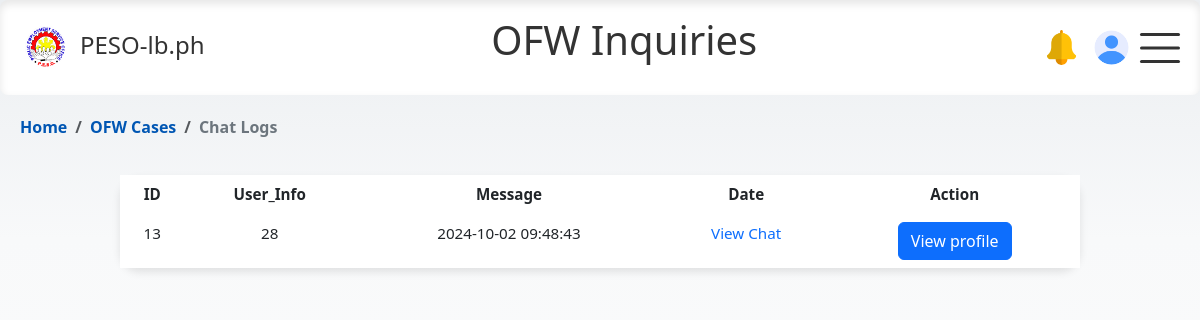
The app's page /html/adminpage/user_chat.php with its own data.
### tables this page shows
CREATE TABLE `messages` (
  `id` int(11) NOT NULL,
  `user_id` int(11) DEFAULT NULL,
  `message` text DEFAULT NULL,
  `created_at` timestamp NULL DEFAULT current_timestamp()
);

### html/adminpage/user_chat.php (the view, shortened to what this page needs)
<?php
include_once "../../php/conn_db.php";
$sql = "SELECT * FROM messages GROUP BY user_id";
$result = $conn->query($sql);
?>
<!DOCTYPE html>
<html lang="en">
<head>
    <link rel="stylesheet" href="https://cdn.jsdelivr.net/npm/bootstrap@5.3.0/dist/css/bootstrap.min.css">
    <link href="https://cdnjs.cloudflare.com/ajax/libs/bootstrap-icons/1.10.0/font/bootstrap-icons.min.css" rel="stylesheet">
    <link rel="stylesheet" href="../../css/modal-form.css">
    <link rel="stylesheet" href="../../css/admin_ofw.css">
    <link rel="stylesheet" href="../../css/nav_float.css">
</head>
<body>
<nav>
    <div class="logo">
        <img src="../../img/logo_peso.png" alt="Logo">
        <a href="#"> PESO-lb.ph</a>
    </div>
    <header>
      <h1 class="ofw-h1">OFW Inquiries</h1>
    </header>
    <div class="profile-icons">
        <div class="notif-icon" data-bs-toggle="popover" data-bs-content="#" data-bs-placement="bottom">
            <img id="#" src="../../img/notif.png" alt="Profile Picture" class="rounded-circle">
        </div>
        <div class="profile-icon" data-bs-toggle="popover" data-bs-placement="bottom">
    <?php if (!empty($row['photo'])): ?>
        <img id="preview" src="../../php/applicant/images/<?php echo $row['photo']; ?>" alt="Profile Image" class="circular--square">
    <?php else: ?>
        <img src="../../img/user-placeholder.png" alt="Profile Picture" class="rounded-circle">
    <?php endif; ?>
    </div>
    </div>
    <div class="burger" id="burgerToggle">
        <span></span>
        <span></span>
        <span></span>
    </div>
</nav>
<nav class="bcrumb-container" aria-label="breadcrumb">
  <ol class="breadcrumb">
    <li class="breadcrumb-item"><a href="admin_home.php" >Home</a></li>
    <li class="breadcrumb-item"><a href="ofw_case.php" >OFW Cases</a></li>
    <li class="breadcrumb-item active" aria-current="page">Chat Logs</li>
  </ol>
</nav>
<div class="table-container">
<table class="table table-borderless table-hover">
        <thead>
        <tr>
            <th>ID</th>
            <th>User_Info</th>
            <th>Message</th>
            <th>Date</th>
            <th>Action</th>
        </tr>
        </thead>
         <tbody>
         <?php
        if ($result->num_rows > 0) {
            while($row = $result->fetch_assoc()) {
                echo "<tr>
                        <td>" . $row["id"] . "</td>
                        <td>" . $row["user_id"] . "</td>
                        <td>" . $row["created_at"] . "</td>
                        <td><a class='docu' href='ofw_chat.php?user_id=" . $row["user_id"] ."&message_id=".$row["id"]."'>View Chat</a></td>
                        <td><button  id='adminChatBtn'  class='adminChatBtn btn btn-primary'
                                    data-user-id='" . htmlspecialchars($row["user_id"]) . "'
                                    data-message-id='" . htmlspecialchars($row["id"]) . "'>View profile</button></td>
                    </tr>";
            }
        } else {
            echo "<tr><td colspan='4'>No employers found</td></tr>";
        }
        ?>
        </tbody>
    </table>
    </div>
</body>
</html>

### css/admin_ofw.css (style rules this page uses)
.table-container { width: 80%; margin: 5vh auto; }
.table { border-radius: 20px; font-size: 0.95rem; box-shadow: 0px 4px 8px rgba(0, 0, 0, 0.1); }
.table td, .table th { padding: 0.5rem; text-align: center; }
.docu { text-decoration: none; }

### css/nav_float.css (style rules this page uses)
body { margin: 0; opacity: 1; font-family: system-ui; background: linear-gradient(to bottom, #EBEEF1 0%, #f8f9fa 30%, #ffffff 100%); background-repeat: no-repeat; background-attachment: fixed; min-height: 100vh; }
.h1, .ofw-h1 { width: 100%; text-align: center; color: #333; margin-top:-1vh; }
.profile-icons,.profile-icon-employer, .profile-index { display: flex; align-items: left; margin-right: 3vw; }
.profile-icon, .profile-icon-employer, .profile-index, .notif-icon { width: 35px; height: 35px; border-radius:50%; overflow: hidden; position: relative; margin-right: 15px; }
.notif-icon img,.profile-icon img, .profile-icon-employer img { width: 100%; height: auto; }
td { width: -120vw; height: auto; }
nav { position: sticky; top: 0; background-color: #fff; color: #333; display: flex; justify-content: space-between; align-items: center; padding: 20px 20px; margin: auto; max-width: 100vw; box-shadow: inset 0px 4px 8px rgba(0, 0, 0, 0.1); border-radius: 8px; z-index: 1000; }
.logo { display: flex; align-items: center; margin-bottom: 5px; }
.logo a { color: #333; text-decoration: none; font-size: 24px; font-weight:400; margin-left:10px; }
.logo img { width: 50px; height: 50px; }
.burger { cursor: pointer; margin-left: 5vw; }
.burger { position: absolute; top: 50%; right: 20px; transform: translateY(-50%); width: 40px; height: 30px; background: transparent; cursor: pointer; }
.burger span { display: block; position: absolute; height: 3px; width: 100%; background: #333; border-radius: 5px; opacity: 1; left: 0; transform: rotate(0deg); transition: .25s ease-in-out; }
.burger span:nth-of-type(1) { top: 0px; transform-origin: left center; }
.burger span:nth-of-type(2) { top: 50%; transform: translateY(-50%); transform-origin: left center; }
.burger span:nth-of-type(3) { top: 100%; transform-origin: left center; transform: translateY(-100%); }
.bcrumb-container { position: relative; top: 0; background-color: transparent; color: #333; display: flex; justify-content:flex-start; align-items: left; padding: 20px 20px; margin: auto; margin-bottom: -5vh; max-width: auto; box-shadow: none; border-radius: 0; z-index: 1; }
.breadcrumb { background-color: transparent; list-style: none; }
.breadcrumb-item { color: #007bff; font-weight: bold; }
.breadcrumb-item.active { color: #6c757d; }
.breadcrumb-item a { text-decoration: none; color: #0056b3; }

### records on screen
messages: id "13", user "28", created_at "2024-10-02 09:48:43"
